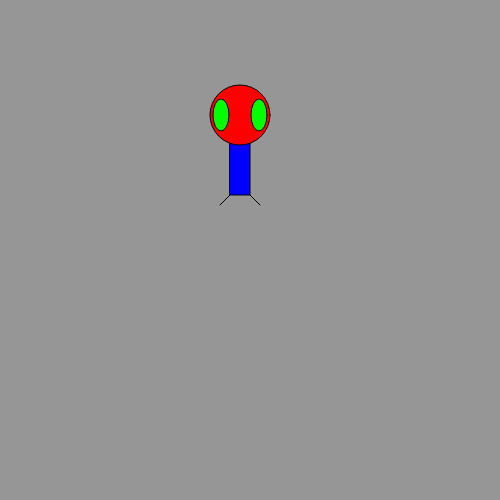
Frame 1 (no input)
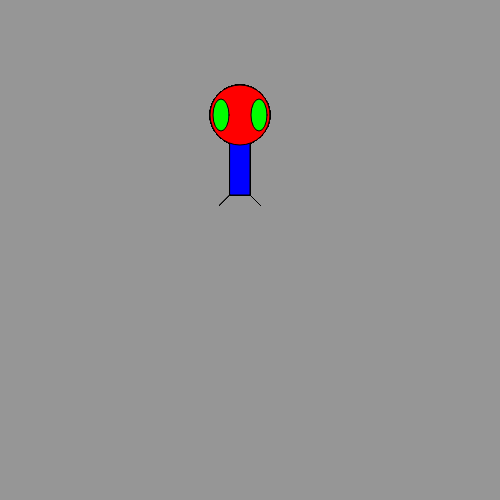
Frame 60 (no input)
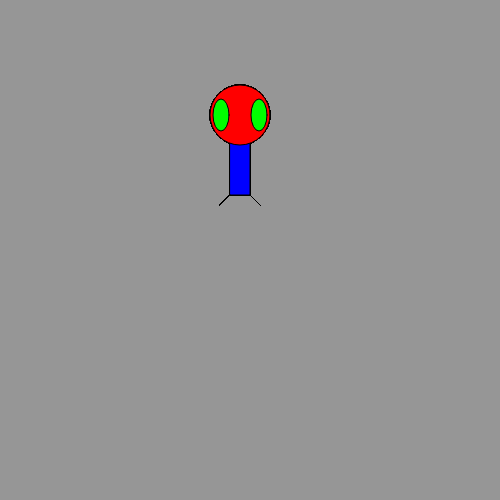
Frame 120 (the mouse pressed at the canvas centre since frame 60)

The p5.js sketch that drew these frames (run headless with seeded random() and noise() and a simulated clock; from frame 60 on, the mouse is pressed at the canvas centre):

// p5.js sketch
// ── sketch.js
function setup() {
  createCanvas(500, 500);
  background(150, 150, 150);
}

function draw() {
  
  rectMode(CENTER);
  
  //Body
  fill(0, 0, 255);
  rect(240, 145, 20, 100);
  
  //Head
  fill(255, 0, 0);
  ellipse(240, 115, 60, 60);
  
  //Eyes
  fill(0, 255, 0);
  ellipse(221, 115, 16, 32);
  ellipse(259, 115, 16, 32);
  
  //Legs
  line(230, 195, 220, 205);
  line(250, 195, 260, 205);
}

// function mouseDragged() {
//   background(150, 150, 150);
//   ellipse(mouseX, mouseY, width- (width-mouseX+mouseY), height - (height-mouseY+mouseX));
// }
